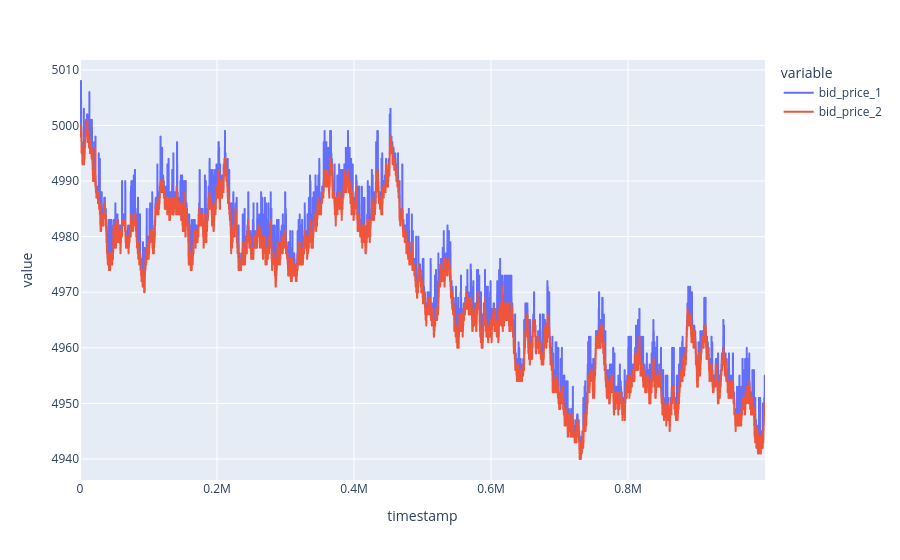

The notebook cell this image was saved under:
### Code cell
compare1_2 = px.line(df_tomates, x='timestamp', y=['bid_price_1','bid_price_2'])

compare1_2.show()

### Figure 1 — Plotly figure (JSON) as saved in the notebook; plotly's stock layout.template omitted (floating-point values rounded to 4 significant figures; data arrays with more than 128 entries replaced by an {"elided": "..."} marker saying what was removed)
{"data": [{"hovertemplate": "variable=bid_price_1<br>timestamp=%{x}<br>value=%{y}<extra></extra>", "legendgroup": "bid_price_1", "line": {"color": "#636efa", "dash": "solid"}, "marker": {"symbol": "circle"}, "mode": "lines", "name": "bid_price_1", "showlegend": true, "type": "scattergl", "x": {"elided": "10000 int values"}, "xaxis": "x", "y": {"elided": "10000 int values"}, "yaxis": "y"}, {"hovertemplate": "variable=bid_price_2<br>timestamp=%{x}<br>value=%{y}<extra></extra>", "legendgroup": "bid_price_2", "line": {"color": "#EF553B", "dash": "solid"}, "marker": {"symbol": "circle"}, "mode": "lines", "name": "bid_price_2", "showlegend": true, "type": "scattergl", "x": {"elided": "10000 int values"}, "xaxis": "x", "y": {"elided": "10000 int values"}, "yaxis": "y"}], "layout": {"legend": {"title": {"text": "variable"}, "tracegroupgap": 0}, "margin": {"t": 60}, "xaxis": {"anchor": "y", "domain": [0, 1], "title": {"text": "timestamp"}}, "yaxis": {"anchor": "x", "domain": [0, 1], "title": {"text": "value"}}}}
